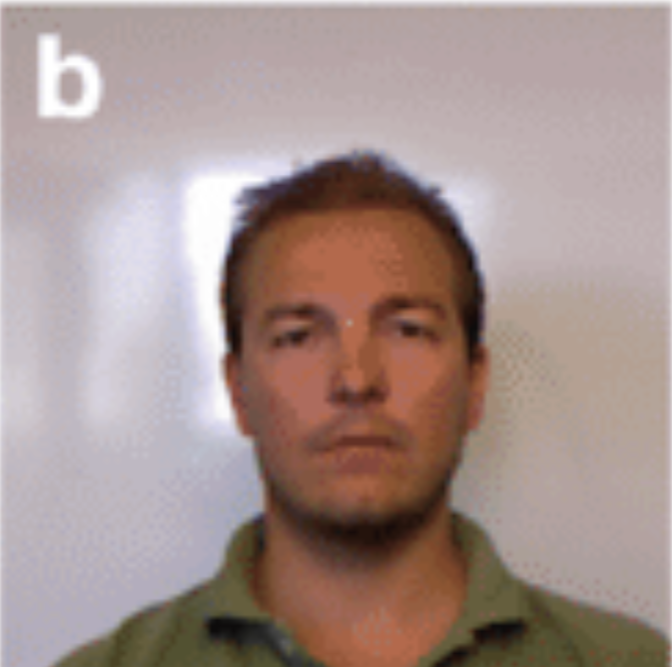
#> input picture Screenshot 2024-11-11 140855.png, 672 x 667 px, found by its file name
$ python test_facedect3_c.py
#> lines starting #> are read from the running program, lines starting #| are printed output that depends on the picture; after the words box and inside, x2 and y2 are one past the last pixel; in counts of white or black regions, pixels touching at a corner belong together
import cv2 as cv
import sys
face_classifier = cv.CascadeClassifier(
    cv.data.haarcascades + "haarcascade_frontalface_default.xml"
)

color_img = cv.imread(r"C:\Users\freed\Desktop\opencv1\Screenshot 2024-11-11 140855.png")
#> color_img is the input picture: shape (667, 672, 3); mean B, G, R 141.8, 146.1, 165.6
# color_img = cv.imread(r"C:\Users\freed\Desktop\opencv1\Screenshot 2024-11-11 144539.png")
if color_img is None:
    sys.exit("o no")
img = cv.cvtColor(color_img, cv.COLOR_BGR2GRAY)
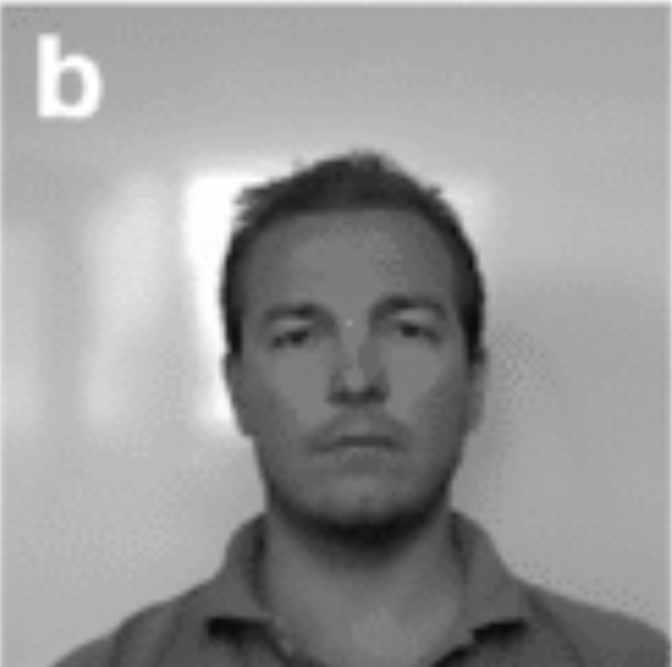
#> img: shape (667, 672); min 12, max 255, mean 151.5
mSize=(200,200)
x=225 # 337 (w/ mSize=(40,40)), 319 (w/ mSize=(200,200))
face = [[0]]
t=1
next_img = img
while str(type(face)) != "<class 'tuple'>" and x <= 400:
    x += t
    img = next_img
    next_img[:, :x] = 0
    face = face_classifier.detectMultiScale(
        next_img, scaleFactor=1.1, minNeighbors=5, minSize=mSize
    )
    print(x)
#> this loop made 95 passes
#> face on passes 1 to 12: [[220, 221, 269, 269]], [[220, 221, 269, 269]], [[220, 221, 269, 269]], [[220, 221, 269, 269]], [[220, 221, 269, 269]], [[219, 221, 269, 269]], [[219, 220, 270, 270]], [[219, 221, 270, 270]], [[219, 221, 270, 270]], [[219, 221, 270, 270]], [[218, 221, 270, 270]], [[217, 221, 272, 272]]
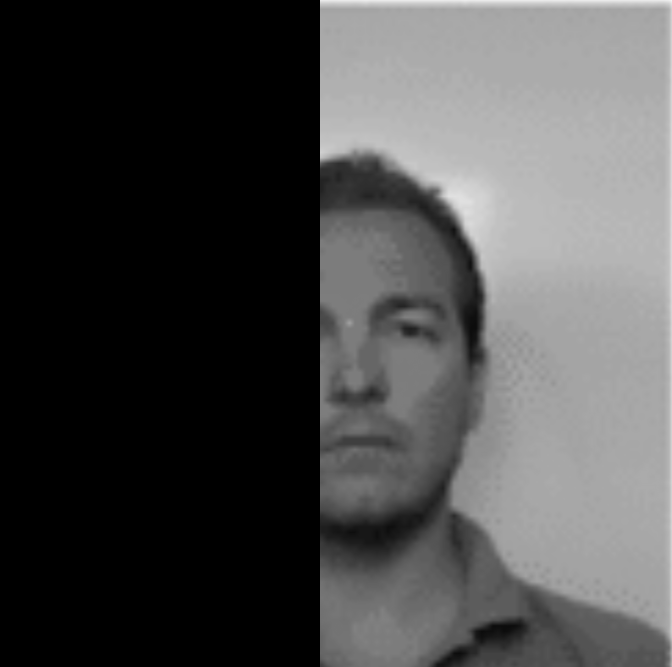
#> next_img: shape (667, 672); min 0, max 242, mean 73.2
#> after the loop, x = 320
print("Result: "+str(x-t))
#| Result: 319
img = cv.cvtColor(color_img, cv.COLOR_BGR2GRAY)
img[:,:x-t]=0
face = face_classifier.detectMultiScale(
    img, scaleFactor=1.1, minNeighbors=5, minSize=mSize
)
#> face = [[240, 235, 244, 244]]
print(face)
#| [[240 235 244 244]]
og_x = x
#> og_x = 320
x=face[0][1]+face[0][3] # 444 (w/ mSize=(200,200))
#> x = 479
next_img = img
while str(type(face)) != "<class 'tuple'>" and x >= 200:
    x -= t
    img = next_img
    next_img[:, x:] = 0
    face = face_classifier.detectMultiScale(
        next_img, scaleFactor=1.1, minNeighbors=5, minSize=mSize
    )
    print(x)
#> this loop made 36 passes
#> (x, face) on passes 1 to 12: (478, [[234, 227, 258, 258]]), (477, [[234, 227, 258, 258]]), (476, [[234, 227, 258, 258]]), (475, [[234, 227, 258, 258]]), (474, [[232, 226, 261, 261]]), (473, [[233, 227, 258, 258]]), (472, [[233, 227, 258, 258]]), (471, [[232, 228, 258, 258]]), (470, [[232, 228, 258, 258]]), (469, [[232, 228, 258, 258]]), (468, [[228, 224, 269, 269]]), (467, [[227, 225, 264, 264]])
#> x on pass 36: 443
#| 478
#| 477
#| 476
#| 475
#| 474
#| 473
#| 472
#| 471
#> (further printed lines are left out)
#> pass 3, `img = next_img`:
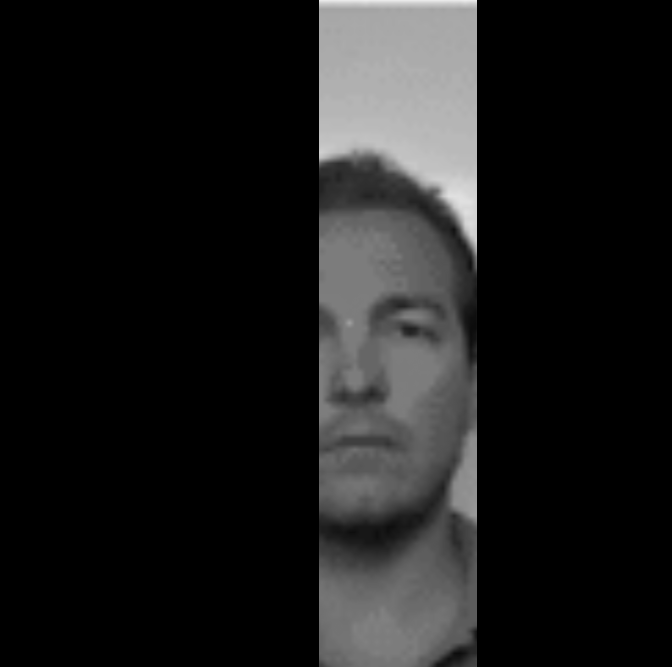
#> img: shape (667, 672); min 0, max 235, mean 26.8
#> after the loop:
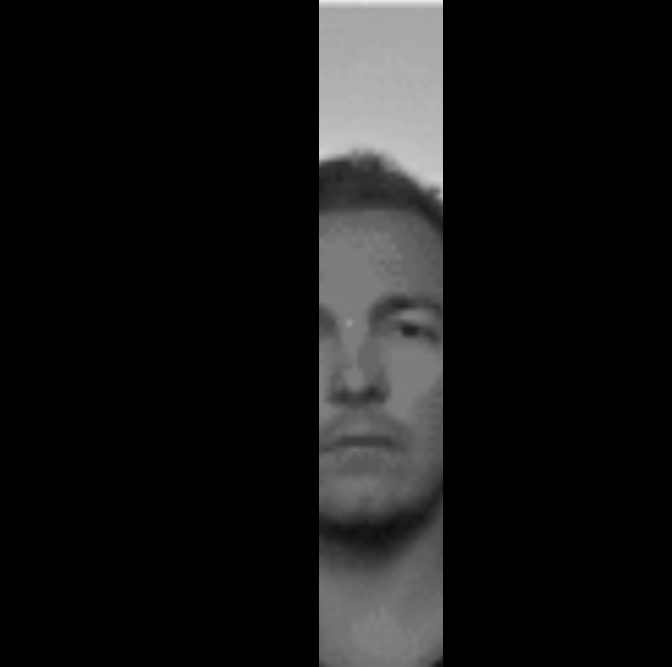
#> next_img: shape (667, 672); min 0, max 235, mean 21
#> after the loop, x = 443
print("Result: "+str(x+t))
#| Result: 444
img = color_img
img[:,:og_x-t]=0
#> img: shape (667, 672, 3)
img[:,x+t:]=0
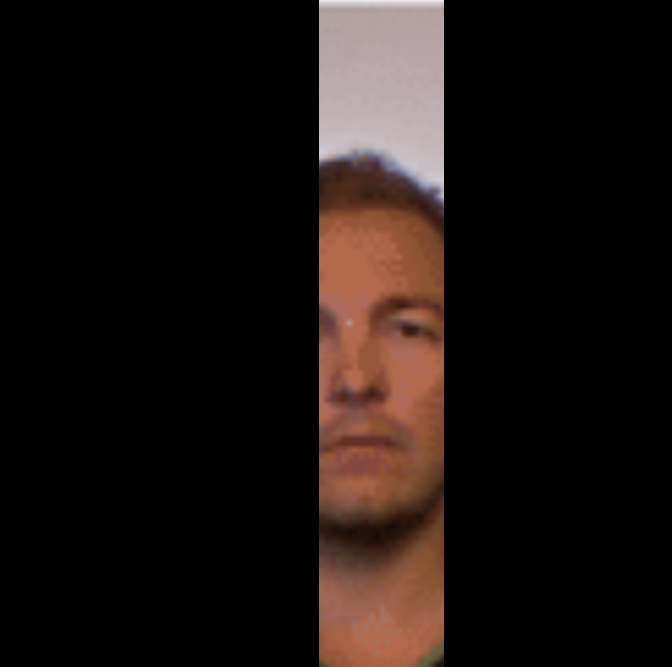
#> img: shape (667, 672, 3); mean B, G, R 16.3, 19.1, 26.9
face = face_classifier.detectMultiScale(
    img, scaleFactor=1.1, minNeighbors=5, minSize=mSize
)
print(face)
#| [[232 227 254 254]]
for (x, y, w, h) in face:
    face_full = img[y:y+h, x:x+w]
    cv.rectangle(img, (x, y), (x + w, y + h), (0, 255, 0), 4)
    img[y:y+h, x:x+w]=img[y:y+h, x:x+w]*0.75
#> this loop made 1 pass
#> (x, y, w, h) on pass 1: (232, 227, 254, 254)
#> pass 1, `face_full = img[y:y+h, x:x+w]`:
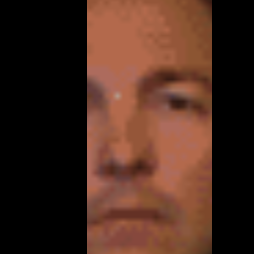
#> face_full: shape (254, 254, 3); mean B, G, R 31, 42.4, 71.7
#> after the loop:
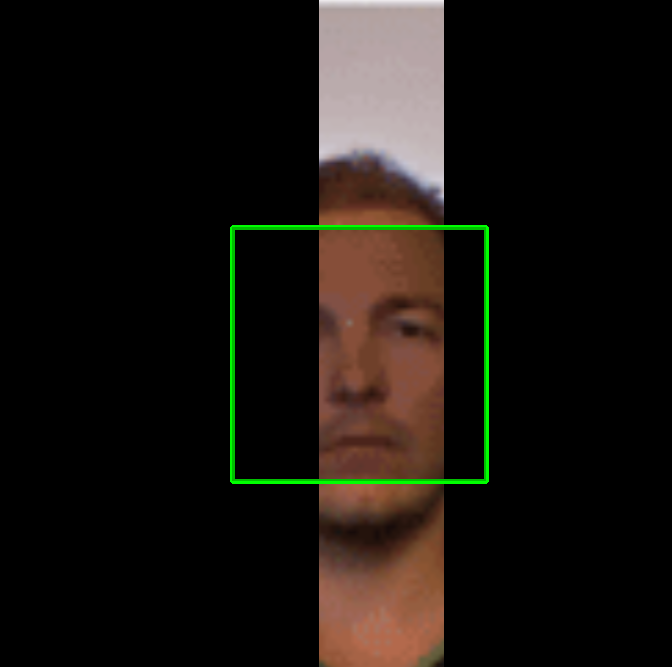
#> img: shape (667, 672, 3); 8.07% of pixels changed, all inside (x1, y1, x2, y2) = (230, 225, 489, 484)
#cv.imshow("Display window",face_full)
cv.imshow("Display window",img)
k = cv.waitKey(0)
#> (key Esc is pressed here)

$ run again, with Screenshot 2024-11-11 142242.png copied over Screenshot 2024-11-11 140855.png
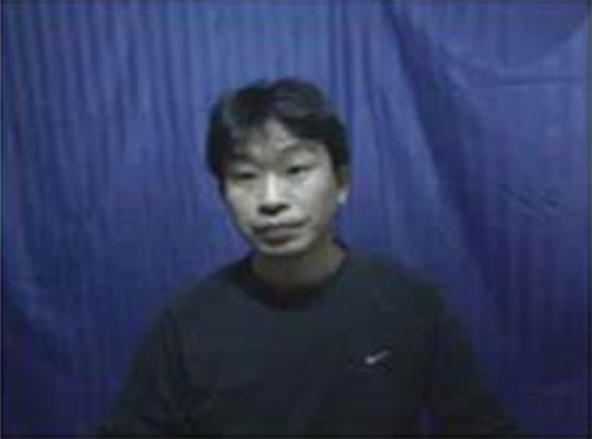
#> input picture Screenshot 2024-11-11 142242.png, 1183 x 877 px, found by its file name (shown at 1/2 size)
#> color_img is the input picture: shape (877, 1183, 3); mean B, G, R 94.9, 59, 49.7
#> after the loop `while str(type(face)) != "<class 'tuple'>" and x <= 400:`:
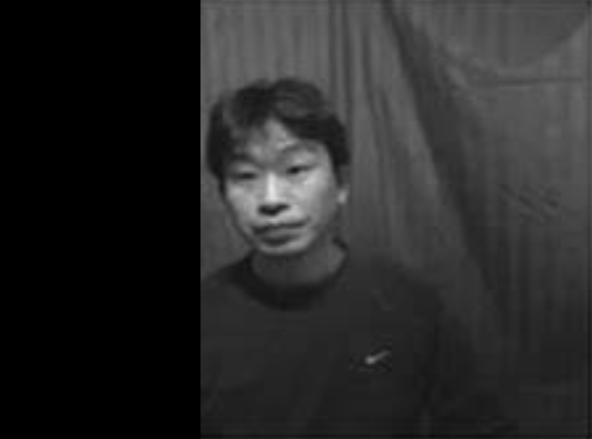
#> next_img: shape (877, 1183) (shown at 1/2 size); min 0, max 230, mean 40.8
#> after the loop `while str(type(face)) != "<class 'tuple'>" and x <= 400:`: x = 401
#| Result: 400
#> `face = face_classifier.detectMultiScale( img, scaleFactor=1.1, minNeig..`: face = [[408, 240, 276, 276]]
#| [[408 240 276 276]]
#> og_x = 401
#> `x=face[0][1]+face[0][3]`: x = 516
#> the loop `while str(type(face)) != "<class 'tuple'>" and x >= 200:` made 1 pass
#> x on pass 1: 515
#> (printed output is left out)
#> after the loop `while str(type(face)) != "<class 'tuple'>" and x >= 200:`: x = 515
#| Result: 516
#> `img[:,x+t:]=0`:
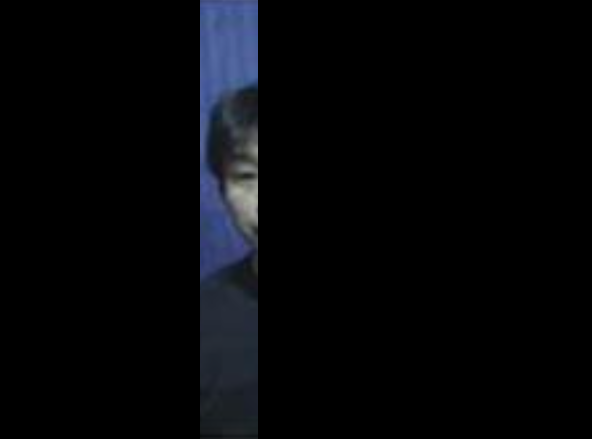
#> img: shape (877, 1183, 3) (shown at 1/2 size); mean B, G, R 8.5, 6.1, 5.2
#> `face = face_classifier.detectMultiScale( img, scaleFactor=1.1, minNeig..`: face = ()
